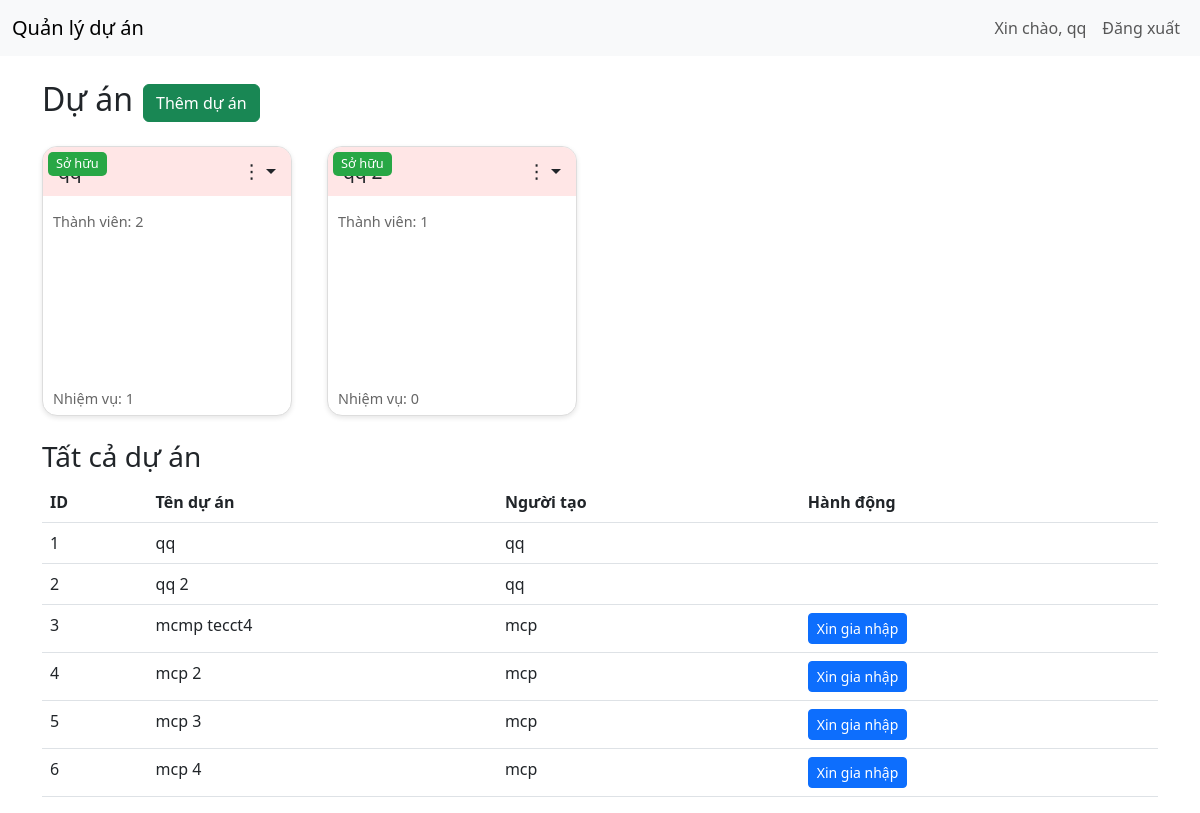
The app's page /dashboard (signed in) with its own data.
### tables this page shows
CREATE TABLE projects (
        id INTEGER PRIMARY KEY AUTOINCREMENT,
        name TEXT,
        created_by TEXT);

### app.py (the view)
@app.route('/dashboard')
def dashboard():
    if 'username' not in session:
        return redirect(url_for('login'))
    my_projects = get_my_projects(session['username'])
    joined_projects = get_joined_projects(session['username'])
    all_projects = get_projects()
    role = get_user_role(session['username'])
    all_users = get_all_users()
    my_projects_with_details = [
        (project, get_project_member_count(project[0]), get_project_task_count(project[0]))
        for project in my_projects
    ]
    joined_projects_with_details = [
        (project, get_project_member_count(project[0]), get_project_task_count(project[0]))
        for project in joined_projects
    ]
    return render_template('dashboard.html', my_projects=my_projects_with_details,
                          joined_projects=joined_projects_with_details, all_projects=all_projects,
                          role=role, all_users=all_users)

### database.py (called while the page is built)
def get_user_by_username(username):
    conn = sqlite3.connect('project.db')
    c = conn.cursor()
    c.execute('SELECT * FROM users WHERE username = ?', (username,))
    user = c.fetchone()
    conn.close()
    return user

def get_all_users():
    conn = sqlite3.connect('project.db')
    c = conn.cursor()
    c.execute('SELECT username FROM users')
    users = c.fetchall()
    conn.close()
    return [user[0] for user in users]

def get_projects():
    conn = sqlite3.connect('project.db')
    c = conn.cursor()
    c.execute('SELECT * FROM projects')
    projects = c.fetchall()
    conn.close()
    return projects

def get_project_member_count(project_id):
    conn = sqlite3.connect('project.db')
    c = conn.cursor()
    c.execute('SELECT COUNT(*) FROM project_members WHERE project_id = ? AND status = "approved"', (project_id,))
    count = c.fetchone()[0]
    conn.close()
    return count

def get_project_task_count(project_id):
    conn = sqlite3.connect('project.db')
    c = conn.cursor()
    c.execute('SELECT COUNT(*) FROM tasks WHERE project_id = ?', (project_id,))
    count = c.fetchone()[0]
    conn.close()
    return count

def get_user_role(username):
    conn = sqlite3.connect('project.db')
    c = conn.cursor()
    c.execute('SELECT role FROM users WHERE username = ?', (username,))
    role = c.fetchone()
    conn.close()
    return role[0] if role else None

def get_my_projects(username):
    conn = sqlite3.connect('project.db')
    c = conn.cursor()
    c.execute('SELECT p.* FROM projects p WHERE p.created_by = ?', (username,))
    projects = c.fetchall()
    conn.close()
    return projects

def get_joined_projects(username):
    conn = sqlite3.connect('project.db')
    c = conn.cursor()
    user = get_user_by_username(username)
    c.execute('SELECT p.* FROM projects p JOIN project_members pm ON p.id = pm.project_id WHERE pm.user_id = ? AND pm.status = "approved" AND p.created_by != ?',
              (user[0], username))
    projects = c.fetchall()
    conn.close()
    return projects

### templates/dashboard.html (shortened to what this page needs)
{% extends "base.html" %}
{% block content %}
<div class="title-row">
    <h2>Dự án</h2>
    <button type="button" class="btn btn-success" data-bs-toggle="modal" data-bs-target="#addProjectModal">Thêm dự án</button>
</div>
<div class="row">
    {% for project, member_count, task_count in my_projects %}
    <div class="col-md-3">
        <div class="project-card">
            <div class="project-label">Sở hữu</div>
            <div class="header">
                <h5>{{ project[1] }}</h5>
                {% if role == 'admin' or project[2] == session.username %}
                <div class="dropdown">
                    <span class="dropdown-toggle" onclick="toggleDropdown({{ project[0] }})">⋮</span>
                </div>
                {% endif %}
            </div>
            <div class="body" onclick="window.location.href='{{ url_for('project_tasks', project_id=project[0]) }}'">
                <p>Thành viên: {{ member_count }}</p>
                <p>Nhiệm vụ: {{ task_count }}</p>
            </div>
        </div>
    </div>
    {% endfor %}
</div>
<h3 class="mt-4">Tất cả dự án</h3>
<table class="table">
    <thead>
        <tr>
            <th>ID</th>
            <th>Tên dự án</th>
            <th>Người tạo</th>
            <th>Hành động</th>
        </tr>
    </thead>
    <tbody>
        {% for project in all_projects %}
        <tr>
            <td>{{ project[0] }}</td>
            <td>{{ project[1] }}</td>
            <td>{{ project[2] }}</td>
            <td>
                {% if project[2] != session.username %}
                <a href="{{ url_for('request_join', project_id=project[0]) }}" class="btn btn-primary btn-sm">Xin gia nhập</a>
                {% endif %}
            </td>
        </tr>
        {% endfor %}
    </tbody>
</table>
{% endblock %}

### templates/base.html (shortened to what this page needs)
<!DOCTYPE html>
<html lang="en">
<head>
    <link href="https://cdn.jsdelivr.net/npm/bootstrap@5.3.0/dist/css/bootstrap.min.css" rel="stylesheet">
</head>
<body>
    <nav class="navbar navbar-expand-lg navbar-light bg-light">
        <div class="container-fluid">
            <a class="navbar-brand" href="{{ url_for('dashboard') }}">Quản lý dự án</a>
            <div class="collapse navbar-collapse">
                <ul class="navbar-nav ms-auto">
                    {% if 'username' in session %}
                    <li class="nav-item">
                        <span class="nav-link">Xin chào, {{ session['username'] }}</span>
                    </li>
                    <li class="nav-item">
                        <a class="nav-link" href="{{ url_for('logout') }}">Đăng xuất</a>
                    </li>
                    {% endif %}
                </ul>
            </div>
        </div>
    </nav>
    <div class="container mt-4">
        {% block content %}{% endblock %}
    </div>
</body>
</html>

### templates/dashboard.html (style rules this page uses)
.project-card { border: 1px solid #ddd; border-radius: 15px; margin-bottom: 20px; background-color: #fff; box-shadow: 0 2px 5px rgba(0, 0, 0, 0.1); height: 100%; overflow: hidden; position: relative; aspect-ratio: 1 / 1; width: 100%; max-width: 250px; }
.project-card .header { background-color: #ffe6e6; padding: 10px 15px; display: flex; justify-content: space-between; align-items: center; }
.project-card .header h5 { margin: 0; font-size: 1.2rem; white-space: nowrap; overflow: hidden; text-overflow: ellipsis; max-width: 80%; }
.project-card .body { padding: 10px; cursor: pointer; height: calc(100% - 40px); display: flex; flex-direction: column; justify-content: space-between; }
.project-card .body p { margin: 5px 0; color: #666; font-size: 0.9rem; }
.dropdown-toggle { cursor: pointer; font-size: 1.2rem; }
.project-label { position: absolute; top: 5px; left: 5px; background-color: #28a745; color: white; padding: 2px 8px; border-radius: 5px; font-size: 0.8rem; }
.title-row { display: flex; align-items: center; gap: 10px; margin-bottom: 20px; }

### records on screen
projects: member_count "2", id "1", name "qq", created_by "qq"
projects: member_count "1", task_count "0", id "2", name "qq 2", created_by "qq"
projects: id "3", name "mcmp tecct4", created_by "mcp"
projects: id "4", name "mcp 2", created_by "mcp"
projects: id "5", name "mcp 3", created_by "mcp"
projects: id "6", name "mcp 4", created_by "mcp"

### other values on screen
{{ session['username'] }} "qq"
